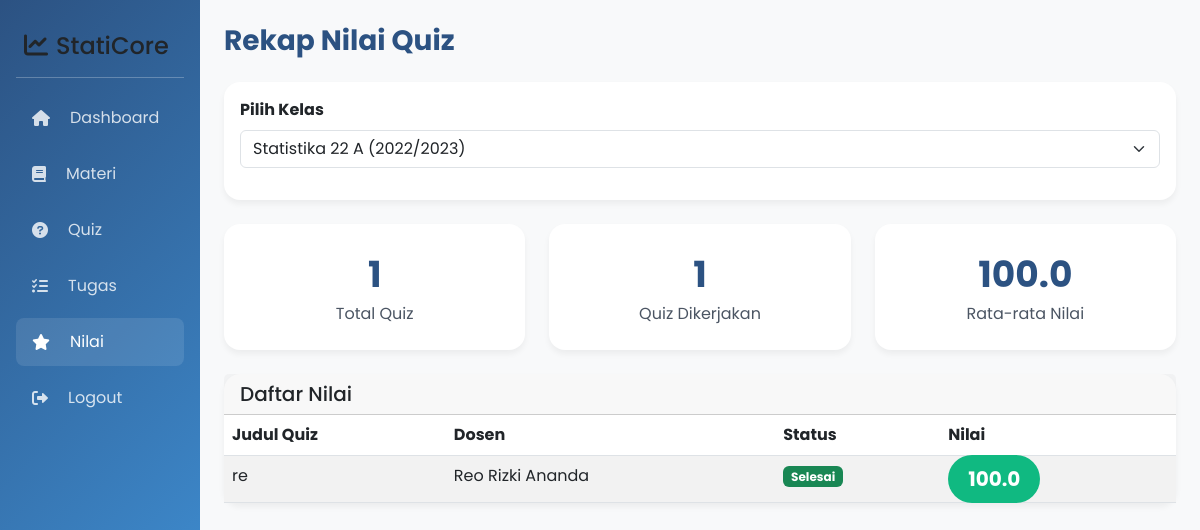
The page /views/siswa/nilai.php?class_id=1 (signed in) on the database its author committed.
### tables this page shows
CREATE TABLE `quiz` (
  `id` int(11) NOT NULL,
  `judul` varchar(255) NOT NULL,
  `deskripsi` text DEFAULT NULL,
  `kelas_id` int(11) NOT NULL,
  `guru_id` int(11) NOT NULL,
  `waktu_mulai` datetime NOT NULL,
  `waktu_selesai` datetime NOT NULL,
  `durasi` int(11) NOT NULL,
  `created_at` timestamp NOT NULL DEFAULT current_timestamp()
);

CREATE TABLE `users` (
  `id` int(11) NOT NULL,
  `username` varchar(50) NOT NULL,
  `password` varchar(255) NOT NULL,
  `nama_lengkap` varchar(100) NOT NULL,
  `role` enum('admin','guru','siswa') NOT NULL,
  `created_at` timestamp NOT NULL DEFAULT current_timestamp()
);

### views/siswa/nilai.php (the view, shortened to what this page needs)
<?php
$db = new Database();
$conn = $db->getConnection();
$stmt = $conn->prepare("
    SELECT k.* FROM kelas k
    JOIN siswa_kelas sk ON k.id = sk.kelas_id
    WHERE sk.siswa_id = ?
    ORDER BY k.tahun_ajaran DESC, k.nama_kelas
");
$stmt->execute([$_SESSION['user_id']]);
$classes = $stmt->fetchAll();
$selected_class = isset($_GET['class_id']) ? $_GET['class_id'] : null;
$total_quizzes = 0;
$completed_quizzes = 0;
$average_score = 0;
$results = [];
if ($selected_class) {
    $stmt = $conn->prepare("
        SELECT
            q.id AS quiz_id,
            q.judul,
            q.deskripsi,
            q.waktu_mulai,
            q.waktu_selesai,
            u.nama_lengkap AS guru_nama,
            (SELECT COUNT(*) FROM soal_quiz sq_count WHERE sq_count.quiz_id = q.id) AS total_soal,
            (SELECT COUNT(*) FROM jawaban_siswa js_count JOIN soal_quiz sq_js ON js_count.soal_id = sq_js.id WHERE sq_js.quiz_id = q.id AND js_count.siswa_id = ?) AS soal_dijawab,
            (SELECT SUM(js_sum.nilai) FROM jawaban_siswa js_sum JOIN soal_quiz sq_sum ON js_sum.soal_id = sq_sum.id WHERE sq_sum.quiz_id = q.id AND js_sum.siswa_id = ?) AS total_nilai,
            (SELECT MAX(js_time.waktu_selesai) FROM jawaban_siswa js_time JOIN soal_quiz sq_time ON js_time.soal_id = sq_time.id WHERE sq_time.quiz_id = q.id AND js_time.siswa_id = ?) AS waktu_submit
        FROM quiz q
        JOIN users u ON q.guru_id = u.id
        WHERE q.kelas_id = ?
        GROUP BY q.id
        ORDER BY q.waktu_mulai DESC
    ");
    $stmt->execute([$_SESSION['user_id'], $_SESSION['user_id'], $_SESSION['user_id'], $selected_class]);
    $results = $stmt->fetchAll();
    $total_quizzes = count($results);
    $total_score_percentage_sum = 0;
    foreach ($results as $result) {
        if ($result['soal_dijawab'] > 0) {
            $completed_quizzes++;
            if ($result['total_soal'] > 0) {
                $score_percentage = $result['total_nilai'] / $result['total_soal'];
                $total_score_percentage_sum += $score_percentage;
            }
        }
    }
    $average_score = $completed_quizzes > 0 ? $total_score_percentage_sum / $completed_quizzes : 0;
}
?>
<!DOCTYPE html>
<html lang="id">
<head>
    <link href="https://cdn.jsdelivr.net/npm/bootstrap@5.3.0/dist/css/bootstrap.min.css" rel="stylesheet">
    <link href="https://cdnjs.cloudflare.com/ajax/libs/font-awesome/6.0.0/css/all.min.css" rel="stylesheet">
</head>
<body>
    <div class="container-fluid">
        <div class="row">
            <div id="sidebar" class="col-md-3 col-lg-2 px-0 sidebar">
                <div class="p-3">
                    <h4 class="px-2 my-3"><i class="fas fa-chart-line me-2"></i>StatiCore</h4>
                    <hr class="text-white">
                    <ul class="nav flex-column">
                        <li class="nav-item">
                            <a class="nav-link" href="dashboard.php"><i class="fas fa-home me-2"></i>Dashboard</a>
                        </li>
                        <li class="nav-item">
                            <a class="nav-link" href="materi.php"><i class="fas fa-book me-2"></i>Materi</a>
                        </li>
                        <li class="nav-item">
                            <a class="nav-link" href="quiz.php"><i class="fas fa-question-circle me-2"></i>Quiz</a>
                        </li>
                        <li class="nav-item">
                            <a class="nav-link" href="tugas.php"><i class="fas fa-tasks me-2"></i>Tugas</a>
                        </li>
                        <li class="nav-item">
                            <a class="nav-link active" href="nilai.php"><i class="fas fa-star me-2"></i>Nilai</a>
                        </li>
                        <li class="nav-item mt-auto">
                            <a class="nav-link" href="../../logout.php" id="logoutBtn"><i
                                    class="fas fa-sign-out-alt me-2"></i>Logout</a>
                        </li>
                    </ul>
                </div>
            </div>
            <main class="col-md-9 ms-sm-auto col-lg-10 main-content">
                <h1 class="page-title">Rekap Nilai Quiz</h1>
                <div class="card mb-4">
                    <div class="card-body">
                        <form method="GET" id="classForm">
                            <div class="mb-3">
                                <label for="class_id" class="form-label"><strong>Pilih Kelas</strong></label>
                                <select class="form-select" name="class_id" id="class_id" onchange="this.form.submit()">
                                    <?php foreach ($classes as $class): ?>
                                        <option value="<?php echo htmlspecialchars($class['id']); ?>" <?php echo $selected_class == $class['id'] ? 'selected' : ''; ?>>
                                            <?php echo htmlspecialchars($class['nama_kelas']); ?>
                                            (<?php echo htmlspecialchars($class['tahun_ajaran']); ?>)
                                        </option>
                                    <?php endforeach; ?>
                                </select>
                            </div>
                        </form>
                    </div>
                </div>
                <?php if ($selected_class): ?>
                    <div class="row text-center g-4 mb-4">
                        <div class="col-md-4">
                            <div class="stat-card card">
                                <div class="stat-number"><?php echo $total_quizzes; ?></div>
                                <div class="stat-label">Total Quiz</div>
                            </div>
                        </div>
                        <div class="col-md-4">
                            <div class="stat-card card">
                                <div class="stat-number"><?php echo $completed_quizzes; ?></div>
                                <div class="stat-label">Quiz Dikerjakan</div>
                            </div>
                        </div>
                        <div class="col-md-4">
                            <div class="stat-card card">
                                <div class="stat-number"><?php echo number_format($average_score, 1); ?></div>
                                <div class="stat-label">Rata-rata Nilai</div>
                            </div>
                        </div>
                    </div>
                    <div class="card">
                        <div class="card-header">
                            <h5 class="mb-0">Daftar Nilai</h5>
                        </div>
                        <div class="table-responsive">
                            <table class="table table-hover table-striped mb-0">
                                <thead>
                                    <tr>
                                        <th>Judul Quiz</th>
                                        <th>Dosen</th>
                                        <th>Status</th>
                                        <th>Nilai</th>
                                    </tr>
                                </thead>
                                <tbody>
                                    <?php if (!empty($results)): ?>
                                        <?php foreach ($results as $result): ?>
                                            <tr>
                                                <td><?php echo htmlspecialchars($result['judul']); ?></td>
                                                <td><?php echo htmlspecialchars($result['guru_nama']); ?></td>
                                                <td>
                                                    <?php if ($result['soal_dijawab'] > 0): ?>
                                                        <span class="badge bg-success">Selesai</span>
                                                    <?php else: ?>
                                                        <span class="badge bg-warning text-dark">Belum Dikerjakan</span>
                                                    <?php endif; ?>
                                                </td>
                                                <td>
                                                    <?php
                                                    if ($result['soal_dijawab'] > 0) {
                                                        $score = ($result['total_soal'] > 0) ? ($result['total_nilai'] / $result['total_soal']) : 0;
                                                        $scoreClass = 'score-pending';
                                                        if ($score >= 85)
                                                            $scoreClass = 'score-excellent';
                                                        elseif ($score >= 70)
                                                            $scoreClass = 'score-good';
                                                        elseif ($score >= 60)
                                                            $scoreClass = 'score-fair';
                                                        else
                                                            $scoreClass = 'score-poor';
                                                        echo '<span class="score-badge ' . $scoreClass . '">' . number_format($score, 1) . '</span>';
                                                    } else {
                                                        echo '<span class="score-badge score-pending">-</span>';
                                                    }
                                                    ?>
                                                </td>
                                            </tr>
                                        <?php endforeach; ?>
                                    <?php else: ?>
                                        <tr>
                                            <td colspan="4" class="text-center">Belum ada quiz untuk kelas ini.</td>
                                        </tr>
                                    <?php endif; ?>
                                </tbody>
                            </table>
                        </div>
                    </div>
                <?php endif; ?>
            </main>
        </div>
    </div>
</body>
</html>

### views/siswa/nilai.php (style rules this page uses)
:root { --primary: #2c5282; --secondary: #4299e1; --success: #10B981; --warning: #F59E0B; --info: #3B82F6; --danger: #EF4444; --gray-500: #6B7280; --gray-600: #4B5563; --gray-700: #374151; --border-radius-sm: 8px; --border-radius-lg: 16px; }
body { font-family: 'Poppins', sans-serif; background-color: #f8f9fa; }
.sidebar { background: linear-gradient(135deg, var(--primary), var(--secondary)); min-height: 100vh; transition: all 0.3s ease; }
.sidebar .nav-link { color: rgba(255, 255, 255, 0.8); border-radius: var(--border-radius-sm); padding: 0.75rem 1rem; margin-bottom: 0.5rem; display: flex; align-items: center; gap: 0.75rem; }
.sidebar .nav-link:hover, .sidebar .nav-link.active { color: white; background-color: rgba(255, 255, 255, 0.1); }
.card { border: none; border-radius: var(--border-radius-lg); box-shadow: 0 4px 6px rgba(0, 0, 0, 0.05); }
.main-content { padding: 1.5rem; }
.page-title { font-size: 1.75rem; font-weight: 700; color: var(--primary); margin-bottom: 1.5rem; }
.stat-card { background: white; padding: 1.5rem; }
.stat-number { font-size: 2.25rem; font-weight: 700; color: var(--primary); }
.stat-label { color: var(--gray-600); }
.score-badge { font-size: 1.25rem; font-weight: 700; padding: 0.5em 1em; border-radius: 50px; color: white; }
.score-excellent { background: var(--success); }

### rows shown on the page
quiz: judul "re", guru.nama_lengkap "Reo Rizki Ananda", score "100.0"

### other values the page prints
$total_quizzes "1"
$completed_quizzes "1"
$average_score "100.0"
form field class_id "Statistika 22 A (2022/2023)"
